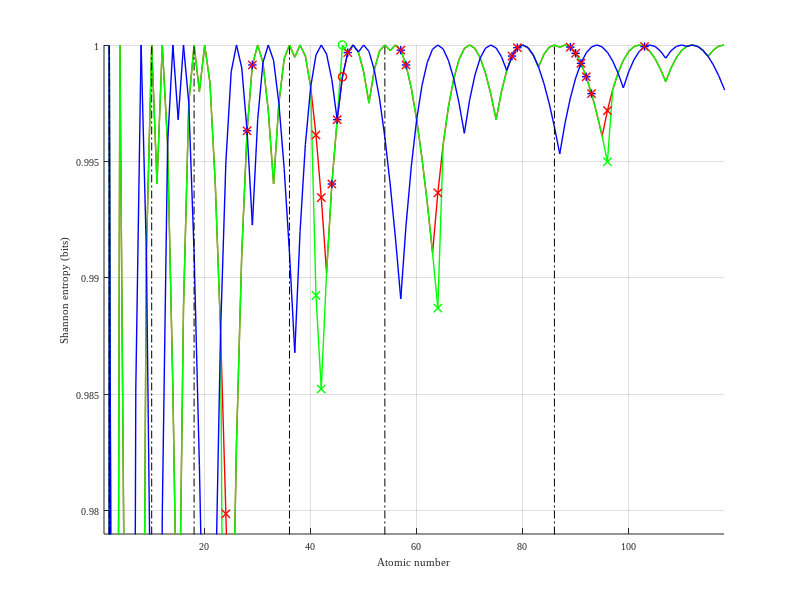

This figure's MATLAB source:
clear all

% Matlab script to calculate and draw chemical elements electron-set entropy following Hund and Aufbau rule.
% Based on
% https://www.preprints.org/manuscript/202310.1112
% https://www.researchgate.net/publication/374752685_Shannon_Entropy_of_Chemical_Elements

% (c) Szymon Lukaszyk
% licensed under MIT License
% email: szymon@patent.pl
% History
% v1: 01.11.2023 1st working version

nmax=19; %19 = regular table  2900; 
n=1:nmax;

otab1 = 4*(floor( ceil( sqrt(4*n) ).^2/4 ) - n) + 2;   % OEIS A167268 and A216607 sequences
otab2 = 4*(-floor(-(1/4)*ceil(sqrt(4*n)).^2) - n) + 2; % OEIS A167268 and A366932 sequences

Z = 1; % Zmin
Zmax = sum(otab1);
Nu= zeros(1, Zmax); % numbers of electron up
Nd= zeros(1, Zmax); % numbers of electron down
prevNu = 0;
prevNd = 0;    
for k=1:length(otab1)
    for N = 1:otab1(k)
        Normax = otab1(k);    
        if N <= Normax/2        
            Nu(Z) = prevNu + N;
        else
            Nu(Z) = prevNu + Normax/2;% + (Normax-N)+1;
        end
        Nd(Z) = Z-Nu(Z);
        if Z == 18
            Ar_Nu = Nu(Z);
        end
        if Z == 36
            Kr_Nu = Nu(Z);
        end
        if Z == 54
            Xe_Nu = Nu(Z);
        end
        if Z == 86
            Rn_Nu = Nu(Z);
        end
        Z = Z + 1;
    end
    prevNu = Nu(Z-1);
    prevNd = Nd(Z-1);    
end

H(1) = 0;
for Z=2:Zmax
   pu = Nu(Z)/Z; 
   pd = Nd(Z)/Z;
   H(Z) = pu*log2(1/pu) + pd*log2(1/pd);
end

%otab2 --------------------------

Z = 1; % Zmin
Zmax2 = sum(otab2);
Nu2= zeros(1, Zmax2); % numbers of electron up
Nd2= zeros(1, Zmax2); % numbers of electron down
prevNu = 0;
prevNd = 0;    
for k=1:length(otab2)
    for N = 1:otab2(k)
        Normax = otab2(k);    
        if N <= Normax/2        
            Nu2(Z) = prevNu + N;
        else
            Nu2(Z) = prevNu + Normax/2;% + (Normax-N)+1;
        end
        Nd2(Z) = Z-Nu2(Z);
        Z = Z + 1;
    end
    prevNu = Nu2(Z-1);
    prevNd = Nd2(Z-1);    
end

H2(1) = 0;
for Z=2:Zmax2
   pu = Nu2(Z)/Z; 
   pd = Nd2(Z)/Z;
   H2(Z) = pu*log2(1/pu) + pd*log2(1/pd);
end

%exceptions
Hex = H;
p24u = (Ar_Nu+6)/24; 	%Cr	[Ar]+3d5+4s1
p28u = (Ar_Nu+6)/28;    %Ni	[Ar]+3d9+4s1
p29u = (Ar_Nu+6)/29;    %Cu	[Ar]+3d10+4s1
p41u = (Kr_Nu+5)/41;    %Nb	[Kr]+4d4+5s1
p42u = (Kr_Nu+6)/42;	%Mo	[Kr]+4d5+5s1
p44u = (Kr_Nu+6)/44;	%Ru	[Kr]+4d7+5s1
p45u = (Kr_Nu+6)/45;	%Rh	[Kr]+4d8+5s1
p46u = (Kr_Nu+5)/46;	%Pd	[Kr]+4d10
p47u = (Kr_Nu+6)/47;	%Ag	[Kr]+4d10+5s1
p57u = (Xe_Nu+2)/57;	%La	[Xe]+5d1+6s2
p58u = (Xe_Nu+3)/58;	%Ce	[Xe]+4f1+5d1+6s2
p64u = (Xe_Nu+9)/64;	%Gd	[Xe]+4f7+5d1+6s2
p78u = (Xe_Nu+13)/78;	%Pt	[Xe]+4f14+5d9+6s1
p79u = (Xe_Nu+13)/79;	%Au	[Xe]+4f14+5d10+6s1
p89u = (Rn_Nu+2)/89;	%Ac	[Rn]+6d1+7s2
p90u = (Rn_Nu+3)/90;	%Th	[Rn]+6d2+7s2
p91u = (Rn_Nu+4)/91;	%Pa	[Rn]+5f2+6d1+7s2
p92u = (Rn_Nu+5)/92;	%U	[Rn]+5f3+6d1+7s2
p93u = (Rn_Nu+6)/93;	%Np	[Rn]+5f4+6d1+7s2
p96u = (Rn_Nu+9)/96;	%Cm	[Rn]+5f7+6d1+7s2
p103u= (Rn_Nu+9)/103;   %Lf	[Rn]+5f14+7s2+7p1

Hex(24) = p24u*log2(1/p24u) + (1-p24u)*log2(1/(1-p24u));
Hex(28) = p28u*log2(1/p28u) + (1-p28u)*log2(1/(1-p28u));
Hex(29) = p29u*log2(1/p29u) + (1-p29u)*log2(1/(1-p29u));
Hex(41) = p41u*log2(1/p41u) + (1-p41u)*log2(1/(1-p41u));
Hex(42) = p42u*log2(1/p42u) + (1-p42u)*log2(1/(1-p42u));
Hex(44) = p44u*log2(1/p44u) + (1-p44u)*log2(1/(1-p44u));
Hex(45) = p45u*log2(1/p45u) + (1-p45u)*log2(1/(1-p45u));
Hex(46) = p46u*log2(1/p46u) + (1-p46u)*log2(1/(1-p46u));
Hex(47) = p47u*log2(1/p47u) + (1-p47u)*log2(1/(1-p47u));
Hex(57) = p57u*log2(1/p57u) + (1-p57u)*log2(1/(1-p57u));
Hex(58) = p58u*log2(1/p58u) + (1-p58u)*log2(1/(1-p58u));
Hex(64) = p64u*log2(1/p64u) + (1-p64u)*log2(1/(1-p64u));
Hex(78) = p78u*log2(1/p78u) + (1-p78u)*log2(1/(1-p78u));
Hex(79) = p79u*log2(1/p79u) + (1-p79u)*log2(1/(1-p79u));
Hex(89) = p89u*log2(1/p89u) + (1-p89u)*log2(1/(1-p89u));
Hex(90) = p90u*log2(1/p90u) + (1-p90u)*log2(1/(1-p90u));
Hex(91) = p91u*log2(1/p91u) + (1-p91u)*log2(1/(1-p91u));
Hex(92) = p92u*log2(1/p92u) + (1-p92u)*log2(1/(1-p92u));
Hex(93) = p93u*log2(1/p93u) + (1-p93u)*log2(1/(1-p93u));
Hex(96) = p96u*log2(1/p96u) + (1-p96u)*log2(1/(1-p96u));
Hex(103)= p103u*log2(1/p103u) + (1-p103u)*log2(1/(1-p103u));

%    [24, 28, 29, 41, 42, 44, 45, 46, 47, 57, 58, 64, 78, 79, 89, 90, 91, 92, 93, 96, 103]
%     Cr, Ni, Cu, Nb, Mo, Ru, Rh, Pd, Ag, La, Ce, Gd, Pt, Au, Ac, Th, Pa, U,  Np, Cm, Lf, 
%$Z=\{24, 28, 29, 41, 42, 44, 45, 46, 47, 57, 58, 64, 78, 79, 89, 90, 91, 92, 93, 96, 103\}$ %Aufbau rule violators
Zex1=[    28, 29,         44, 45,     47, 57, 58,     78, 79, 89, 90, 91, 92, 93,     103];% violators entropies are the same
Zex2=[24,         41, 42,                         64,                             96     ];%violators spin multiplicity is higher
Zex3=[                            46                                                     ];%violator spin multiplicity is lower

sf = figure;
hold on
grid on
linew=1;
plot(1:Zmax, H,   'r', 'LineWidth', linew)
plot(1:Zmax, Hex, 'g', 'LineWidth', linew)
plot(1:Zmax2, H2, 'b', 'LineWidth', linew)
set(gca,'FontName', 'Times New Roman')
set(gca,'FontSize', 7)
xlabel('Atomic number')
ylabel('Shannon entropy (bits)')
                          
%for k=1:length(Zex1)
%	plot(Zex1(k), H(Zex1(k)),'rx','LineWidth',linew)   
%	plot(Zex1(k), Hex(Zex1(k)),'gx','LineWidth',linew)       
%end    
for k=1:length(Zex1)
	plot(Zex1(k), H(Zex1(k)),'b+','LineWidth',linew)   
	plot(Zex1(k), H(Zex1(k)),'rx','LineWidth',linew)   	
end    
for k=1:length(Zex2)
	plot(Zex2(k), H(Zex2(k)),'rx','LineWidth',linew)   
	plot(Zex2(k), Hex(Zex2(k)),'gx','LineWidth',linew)       
end    
plot(46, H(46),'ro','LineWidth',linew)
plot(46, Hex(46),'go','LineWidth',linew)

% draw noble gases lines
ngline = 0;
for k=1:length(otab1)
    if otab1(k) == 2
        line([ngline ngline], [0 1], 'Color',[0 0 0], 'LineStyle', '-.');
    end
    ngline = ngline + otab1(k);        
end

axis([1 118 0.979 1])

rect = get(sf, 'OuterPosition')
rect(4) = rect(4)*.6;
set(sf, 'OuterPosition', rect)

%{
"24	"		Cr	[Ar]+3d5+4s1
"28	"		Ni	[Ar]+3d9+4s1
"29	"		Cu	[Ar]+3d10+4s1
"41	"		Nb	[Kr]+4d4+5s1
"42	"		Mo	[Kr]+4d5+5s1
"44	"		Ru	[Kr]+4d7+5s1
"45	"		Rh	[Kr]+4d8+5s1
"46	"		Pd	[Kr]+4d10
"47	"		Ag	[Kr]+4d10+5s1
"57	"		La	[Xe]+5d1+6s2
"58	"		Ce	[Xe]+4f1+5d1+6s2
"64	"		Gd	[Xe]+4f7+5d1+6s2
"78	"		Pt	[Xe]+4f14+5d9+6s1
"79	"		Au	[Xe]+4f14+5d10+6s1
"89	"		Ac	[Rn]+6d1+7s2
"90	"		Th	[Rn]+6d2+7s2
"91	"		Pa	[Rn]+5f2+6d1+7s2
"92	"		U	[Rn]+5f3+6d1+7s2
"93	"		Np	[Rn]+5f4+6d1+7s2
"96	"		Cm	[Rn]+5f7+6d1+7s2
103		Lf	[Rn]+5f14+7s2+7p1
%}